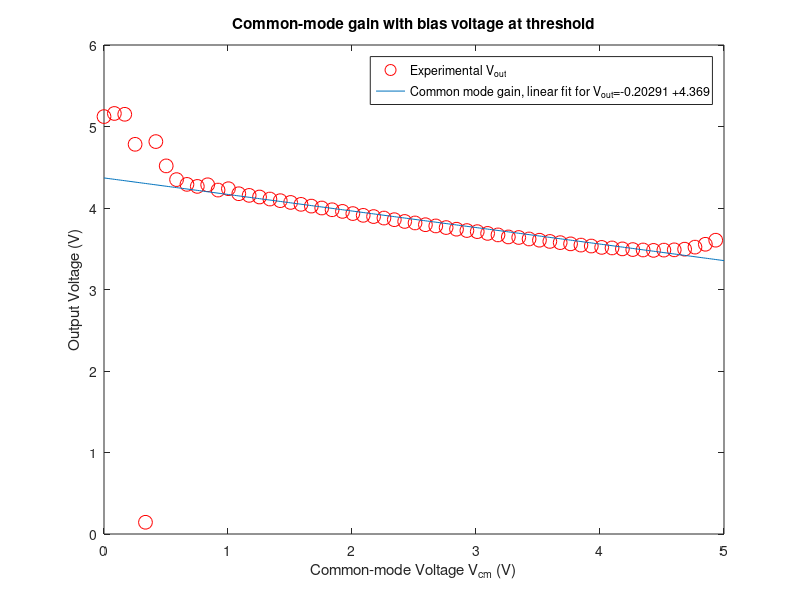

This figure's MATLAB source:
%Experiment 1 Part 1 plotter
interval = 5;

%%Part 1
% Fit a straight line to your Vout versus
% Vcm curve and determine the common-mode voltage gain of your ampli?er from the slope
% of the best-?t line. In your report, include a plot showing Vout versus Vcm along with your
% best-?t line. Ideally, Vout should be about as far below V
% dd as V
% b is above ground and the
% common-mode gain should be negative with a magnitude on the order of a few percent. How
% does your common-mode gain compare to that?

load('Data/Experiment1Part1Data.mat')


p = polyfit(Vcm,Vout,1);
Vout_fit = p(1).*Vcm + p(2);
plot(Vcm(1:interval:end),Vout(1:interval:end), 'ro','MarkerSize',10); hold on;
plot(Vcm,Vout_fit); hold on;

title('Common-mode gain with bias voltage at threshold');
xlabel('Common-mode Voltage V_{cm} (V)');
ylabel('Output Voltage (V)');


h = legend('Experimental V_{out}',...
 strcat('Common mode gain, linear fit for V_{out}=', num2str(p(1)), ' + ' , num2str(p(2))))

% 'I_1 - I_2 for V_2 = 2 V',...
% 'I_1 + I_2 for V_2 = 2 V',...
% 'I_1 for V_2 = 3 V',...
% 'I_2 for V_2 = 3 V',...
% 'I_1 - I_2 for V_2 = 3 V',...
% 'I_1 + I_2 for V_2 = 3 V',...
% 'I_1 for V_2 = 4 V',...
% 'I_2 for V_2 = 4 V',...
% 'I_1 - I_2 for V_2 = 4 V',...
% 'I_1 + I_2 for V_2 = 4 V','Location','SouthEast')